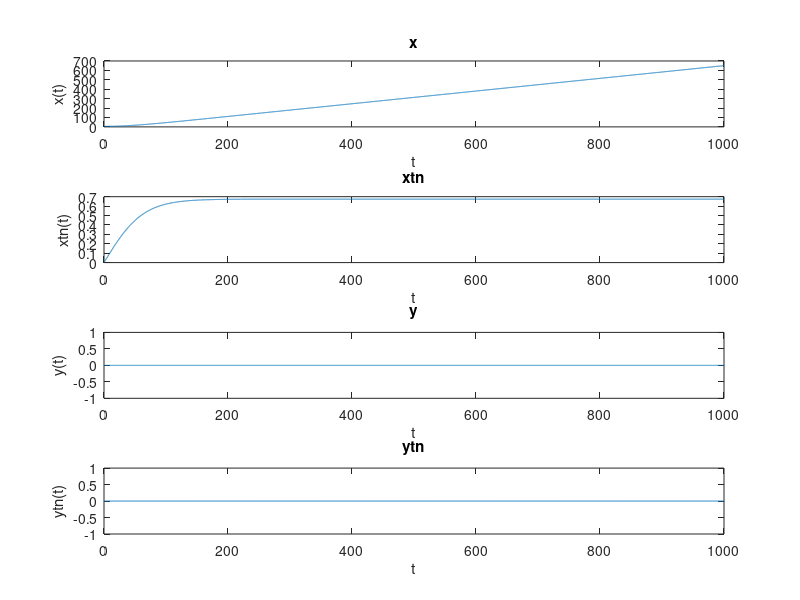

This chart was generated by the following MATLAB code:
% IOANNIS FILLIS AM: 5380
% KONSTANTINOS ZOIS AM: 5226
h = 0.1;
AM = 5380;
M = 500000;
Iz = 357000000;
x0 = AM/1000;
x0tn = 0;
y0 = 0;
y0tn = 0;
fx = AM;
nz = 0;
Dx = 11835;
Dy = 11835 + AM;

t = 0:h:1000;

#ytn
for i = 0:length(t)-1;
  if (i==0)
    ytn(i+1) = y0tn + h*((nz - Dy*abs(y0tn)*y0tn)/Iz);
  else
    ytn(i+1) = ytn(i) + h*((nz - Dy*abs(ytn(i))*ytn(i))/Iz);
  end
end

#y
for i = 0:length(t)-1;
  if (i==0)
    y(i+1) = y0 + h*y0tn;
  else
    y(i+1) = y(i) + h*ytn(i);
  end
end

#xtn
for i = 0:length(t)-1;
  if (i==0)
    xtn(i+1) = x0tn + h*((fx-Dx*abs(x0tn)*x0tn + M*sin(y0)*y0tn*x0tn)./M*cos(y0));
  else
    xtn(i+1) = xtn(i) + h*((fx-Dx*abs(xtn(i))*xtn(i) + M*sin(y(i))*ytn(i)*xtn(i))/M*cos(y(i)));
  end
end

#x
for i = 0:length(t)-1;
  if (i==0)
    x(i+1) = x0 + h*x0tn;
  else
    x(i+1) = x(i) + h*xtn(i);
  end
end

subplot(4,1,1);
plot(t,x);
title("x");
xlabel("t");
ylabel("x(t)");
subplot(4,1,2);
plot(t,xtn);
title("xtn");
xlabel("t");
ylabel("xtn(t)");
subplot(4,1,3);
plot(t,y);
title("y");
xlabel("t");
ylabel("y(t)");
subplot(4,1,4);
plot(t,ytn);
title("ytn");
xlabel("t");
ylabel("ytn(t)");

